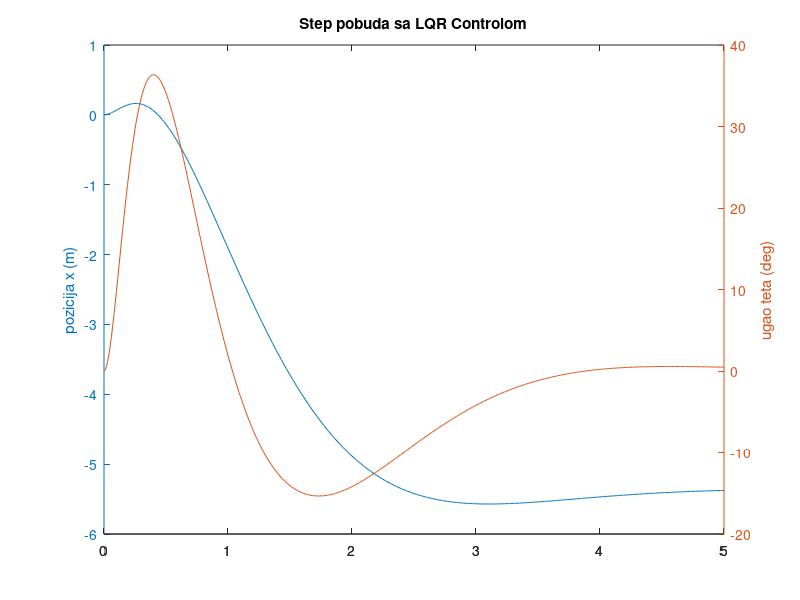

Write MATLAB code to recreate this figure.
%% parametri
M = 0.5;    % masa kolica
m = 0.2;    % masa stapa koji balansira
b = 0.1;    % koeficijent trenja
I = 0.006;  % moment inercije
g = 9.8;    % gravitaciono ubrzanje
l = 0.3;    % duzina stapa

p = I*(M+m)+M*m*l^2; %denominator for the A and B matrices

%% model u prostoru stanja
A = [0      1              0           0;
     0 -(I+m*l^2)*b/p  (m^2*g*l^2)/p   0;
     0      0              0           1;
     0 -(m*l*b)/p       m*g*l*(M+m)/p  0];
B = [     0;
     (I+m*l^2)/p;
          0;
        m*l/p];
C = [1 0 0 0;
     0 0 1 0];
D = [0;
     0];
 
 %% definisanje sistema u prostoru stanja
states = {'x' 'x_dot' 'theta' 'theta_dot'};
inputs = {'u'};
outputs = {'x'; 'theta'};

sys_ss = ss(A,B,C,D,'statename',states,'inputname',inputs,'outputname',outputs)
sys_tf = tf(sys_ss);

%% lqr
ro = 1
R = 2       % definise cost function za upravljanje
Q = ro * (C'* C)   % definise cost function za model
% Q[0][0] definise tezinu parametra pozicije, a Q[2][2] definise tezinu
% parametra ugla teta
Q(1,1) = 10;
Q(3,3) = 50;
K = lqr(A, B, Q, R);

%% novi model
A_new = [(A - B*K)];
B_new = [B];
C_new = [C];
D_new = [D];

states = {'x' 'x_dot' 'theta' 'theta_dot'};
inputs = {'u'};
outputs = {'x'; 'theta'};
sys_ss_new = ss(A_new,B_new,C_new,D_new,'statename',states,'inputname',inputs,'outputname',outputs)

%% simulacija
t = 0:0.01:5;
step = 12*ones(size(t));

[y, t, x] = lsim(sys_ss_new, step, t);
[AX,H1,H2] = plotyy(t,y(:,1),t,y(:,2).*(180/pi),'plot');
set(get(AX(1),'Ylabel'),'String','pozicija x (m)')
set(get(AX(2),'Ylabel'), 'String','ugao teta (deg)')
title('Step pobuda sa LQR Controlom')